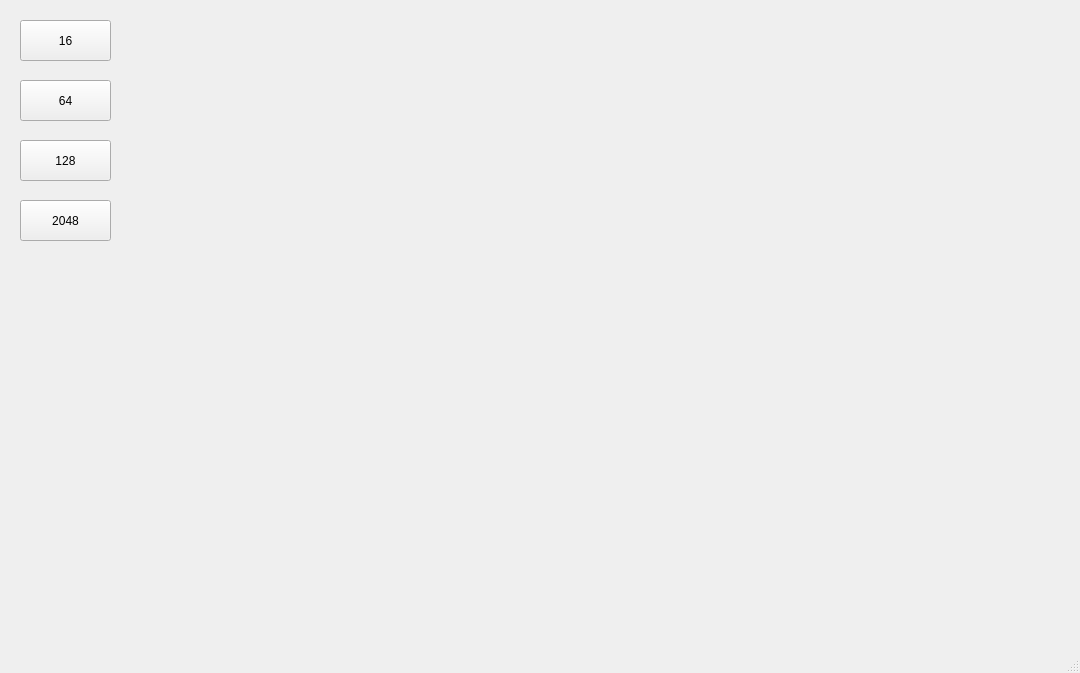
<?xml version="1.0" encoding="UTF-8"?>
<ui version="4.0">
 <class>MainWindow</class>
 <widget class="QMainWindow" name="MainWindow">
  <property name="geometry">
   <rect>
    <x>0</x>
    <y>0</y>
    <width>1080</width>
    <height>673</height>
   </rect>
  </property>
  <property name="windowTitle">
   <string>MainWindow</string>
  </property>
  <widget class="QWidget" name="centralwidget">
   <widget class="QPushButton" name="firstTable_button">
    <property name="geometry">
     <rect>
      <x>20</x>
      <y>20</y>
      <width>91</width>
      <height>41</height>
     </rect>
    </property>
    <property name="text">
     <string>16</string>
    </property>
   </widget>
   <widget class="QPushButton" name="secondTable_button">
    <property name="geometry">
     <rect>
      <x>20</x>
      <y>80</y>
      <width>91</width>
      <height>41</height>
     </rect>
    </property>
    <property name="text">
     <string>64</string>
    </property>
   </widget>
   <widget class="QPushButton" name="thirdTable_button">
    <property name="geometry">
     <rect>
      <x>20</x>
      <y>140</y>
      <width>91</width>
      <height>41</height>
     </rect>
    </property>
    <property name="text">
     <string>128</string>
    </property>
   </widget>
   <widget class="QPushButton" name="fourthTable_button">
    <property name="geometry">
     <rect>
      <x>20</x>
      <y>200</y>
      <width>91</width>
      <height>41</height>
     </rect>
    </property>
    <property name="text">
     <string>2048</string>
    </property>
   </widget>
   <widget class="QWidget" name="gridLayoutWidget">
    <property name="geometry">
     <rect>
      <x>119</x>
      <y>-1</y>
      <width>971</width>
      <height>671</height>
     </rect>
    </property>
    <layout class="QGridLayout" name="gridLayout"/>
   </widget>
  </widget>
  <widget class="QMenuBar" name="menubar">
   <property name="geometry">
    <rect>
     <x>0</x>
     <y>0</y>
     <width>1080</width>
     <height>25</height>
    </rect>
   </property>
  </widget>
  <widget class="QStatusBar" name="statusBar"/>
 </widget>
 <resources/>
 <connections/>
</ui>
